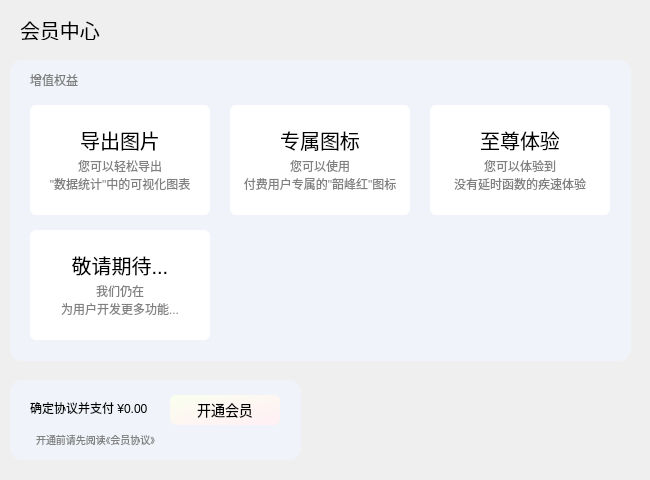
    <widget class="QWidget" name="VIPTab">
     <property name="minimumSize">
      <size>
       <width>650</width>
       <height>480</height>
      </size>
     </property>
     <property name="maximumSize">
      <size>
       <width>650</width>
       <height>480</height>
      </size>
     </property>
     <attribute name="title">
      <string/>
     </attribute>
     <widget class="QLabel" name="label_16">
      <property name="geometry">
       <rect>
        <x>20</x>
        <y>20</y>
        <width>80</width>
        <height>20</height>
       </rect>
      </property>
      <property name="styleSheet">
       <string notr="true">font:20px;
color:black;</string>
      </property>
      <property name="text">
       <string>会员中心</string>
      </property>
     </widget>
     <widget class="QWidget" name="widget_14" native="true">
      <property name="geometry">
       <rect>
        <x>10</x>
        <y>60</y>
        <width>621</width>
        <height>301</height>
       </rect>
      </property>
      <property name="styleSheet">
       <string notr="true">background-color: rgb(240, 243, 249);
border-radius:12px
</string>
      </property>
      <widget class="QWidget" name="widget" native="true">
       <property name="geometry">
        <rect>
         <x>20</x>
         <y>45</y>
         <width>180</width>
         <height>110</height>
        </rect>
       </property>
       <property name="styleSheet">
        <string notr="true">background-color: rgb(255, 255, 255);
border-radius:6px;
</string>
       </property>
       <widget class="QLabel" name="label_13">
        <property name="geometry">
         <rect>
          <x>10</x>
          <y>50</y>
          <width>160</width>
          <height>40</height>
         </rect>
        </property>
        <property name="styleSheet">
         <string notr="true">color:grey;
font:12px;</string>
        </property>
        <property name="text">
         <string>您可以轻松导出
&quot;数据统计&quot;中的可视化图表</string>
        </property>
        <property name="alignment">
         <set>Qt::AlignCenter</set>
        </property>
       </widget>
       <widget class="QLabel" name="label">
        <property name="geometry">
         <rect>
          <x>10</x>
          <y>20</y>
          <width>160</width>
          <height>30</height>
         </rect>
        </property>
        <property name="styleSheet">
         <string notr="true">color:black;
font:20px;</string>
        </property>
        <property name="text">
         <string>导出图片</string>
        </property>
        <property name="alignment">
         <set>Qt::AlignCenter</set>
        </property>
       </widget>
      </widget>
      <widget class="QWidget" name="widget_12" native="true">
       <property name="geometry">
        <rect>
         <x>220</x>
         <y>45</y>
         <width>180</width>
         <height>110</height>
        </rect>
       </property>
       <property name="styleSheet">
        <string notr="true">background-color: rgb(255, 255, 255);
border-radius:6px;
</string>
       </property>
       <widget class="QLabel" name="label_14">
        <property name="geometry">
         <rect>
          <x>10</x>
          <y>20</y>
          <width>160</width>
          <height>30</height>
         </rect>
        </property>
        <property name="styleSheet">
         <string notr="true">color:black;
font:20px;</string>
        </property>
        <property name="text">
         <string>专属图标</string>
        </property>
        <property name="alignment">
         <set>Qt::AlignCenter</set>
        </property>
       </widget>
       <widget class="QLabel" name="label_15">
        <property name="geometry">
         <rect>
          <x>10</x>
          <y>50</y>
          <width>160</width>
          <height>40</height>
         </rect>
        </property>
        <property name="styleSheet">
         <string notr="true">color:grey;
font:12px;</string>
        </property>
        <property name="text">
         <string>您可以使用
付费用户专属的&quot;韶峰红&quot;图标</string>
        </property>
        <property name="alignment">
         <set>Qt::AlignCenter</set>
        </property>
       </widget>
      </widget>
      <widget class="QLabel" name="label_17">
       <property name="geometry">
        <rect>
         <x>20</x>
         <y>10</y>
         <width>50</width>
         <height>20</height>
        </rect>
       </property>
       <property name="styleSheet">
        <string notr="true">color:grey;
font:12px;</string>
       </property>
       <property name="text">
        <string>增值权益</string>
       </property>
      </widget>
      <widget class="QWidget" name="widget_15" native="true">
       <property name="geometry">
        <rect>
         <x>420</x>
         <y>45</y>
         <width>180</width>
         <height>110</height>
        </rect>
       </property>
       <property name="styleSheet">
        <string notr="true">background-color: rgb(255, 255, 255);
border-radius:6px;
</string>
       </property>
       <widget class="QLabel" name="label_18">
        <property name="geometry">
         <rect>
          <x>10</x>
          <y>20</y>
          <width>160</width>
          <height>30</height>
         </rect>
        </property>
        <property name="styleSheet">
         <string notr="true">color:black;
font:20px;</string>
        </property>
        <property name="text">
         <string>至尊体验</string>
        </property>
        <property name="alignment">
         <set>Qt::AlignCenter</set>
        </property>
       </widget>
       <widget class="QLabel" name="label_19">
        <property name="geometry">
         <rect>
          <x>10</x>
          <y>50</y>
          <width>160</width>
          <height>40</height>
         </rect>
        </property>
        <property name="styleSheet">
         <string notr="true">color:grey;
font:12px;</string>
        </property>
        <property name="text">
         <string>您可以体验到
没有延时函数的疾速体验</string>
        </property>
        <property name="alignment">
         <set>Qt::AlignCenter</set>
        </property>
       </widget>
      </widget>
      <widget class="QWidget" name="widget_17" native="true">
       <property name="geometry">
        <rect>
         <x>20</x>
         <y>170</y>
         <width>180</width>
         <height>110</height>
        </rect>
       </property>
       <property name="styleSheet">
        <string notr="true">background-color: rgb(255, 255, 255);
border-radius:6px;
</string>
       </property>
       <widget class="QLabel" name="label_21">
        <property name="geometry">
         <rect>
          <x>10</x>
          <y>20</y>
          <width>160</width>
          <height>30</height>
         </rect>
        </property>
        <property name="styleSheet">
         <string notr="true">color:black;
font:20px;</string>
        </property>
        <property name="text">
         <string>敬请期待...</string>
        </property>
        <property name="alignment">
         <set>Qt::AlignCenter</set>
        </property>
       </widget>
       <widget class="QLabel" name="label_22">
        <property name="geometry">
         <rect>
          <x>10</x>
          <y>50</y>
          <width>160</width>
          <height>40</height>
         </rect>
        </property>
        <property name="styleSheet">
         <string notr="true">color:grey;
font:12px;</string>
        </property>
        <property name="text">
         <string>我们仍在
为用户开发更多功能...</string>
        </property>
        <property name="alignment">
         <set>Qt::AlignCenter</set>
        </property>
       </widget>
      </widget>
     </widget>
     <widget class="QWidget" name="widget_VIP" native="true">
      <property name="geometry">
       <rect>
        <x>10</x>
        <y>380</y>
        <width>291</width>
        <height>80</height>
       </rect>
      </property>
      <property name="styleSheet">
       <string notr="true">background-color: rgb(240, 243, 249);
border-radius:12px
</string>
      </property>
      <widget class="QPushButton" name="VIPbutton">
       <property name="geometry">
        <rect>
         <x>160</x>
         <y>15</y>
         <width>110</width>
         <height>30</height>
        </rect>
       </property>
       <property name="styleSheet">
        <string notr="true">background-color: qlineargradient(spread:pad, x1:0, y1:0, x2:1, y2:1, stop:0 rgba(250, 255, 239, 255), stop:0.852273 rgba(255, 241, 244, 255));
font:14px;
color:black;
border-radius:6px;
</string>
       </property>
       <property name="text">
        <string>开通会员</string>
       </property>
      </widget>
      <widget class="QLabel" name="label_20">
       <property name="geometry">
        <rect>
         <x>20</x>
         <y>20</y>
         <width>131</width>
         <height>16</height>
        </rect>
       </property>
       <property name="styleSheet">
        <string notr="true">color: rgb(0, 0, 0);
font:12px;</string>
       </property>
       <property name="text">
        <string>确定协议并支付 ¥0.00</string>
       </property>
      </widget>
      <widget class="QPushButton" name="membershipAgreement">
       <property name="geometry">
        <rect>
         <x>20</x>
         <y>50</y>
         <width>131</width>
         <height>18</height>
        </rect>
       </property>
       <property name="styleSheet">
        <string notr="true">color: grey;
font:10px;</string>
       </property>
       <property name="text">
        <string>开通前请先阅读《会员协议》</string>
       </property>
      </widget>
     </widget>
    </widget>
